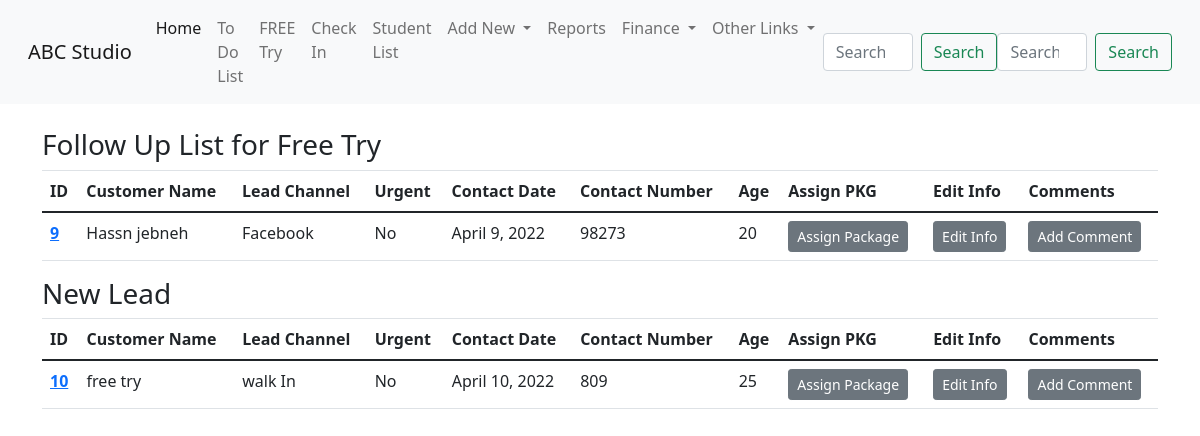
The page /freetryList/ on the database its author committed.
### student/models.py (models this page shows, shortened)
class customerInfo(models.Model):
    studentId = models.AutoField(primary_key=True)
    customerName = models.CharField(max_length=100 , unique=True)
    customerImg = models.ImageField(upload_to ='media/student/imgs/' , default='default.jpg')
    leadsChannel = models.ForeignKey(leadSource,max_length=50,on_delete=models.CASCADE)
    adsRef = models.CharField(max_length=200,blank=True)
    contactDate = models.DateField(default=datetime.now , editable=False)
    leadeAge = models.IntegerField()
    leadsLocation = models.CharField(max_length=100)
    leadsContactNumber = models.IntegerField()
    emailAddress = models.EmailField(unique=True)
    leadsComment = models.CharField(max_length=1000)
    leadsUrgent = models.BooleanField()
    Nationality = models.ForeignKey(countryList,max_length=250,on_delete=models.CASCADE)
    intersetList = models.ForeignKey(courseList,max_length=50,on_delete=models.CASCADE)
    followUp = models.BooleanField(default=True)

class leadSource(models.Model):
    sourceChannel = models.CharField(max_length=50,unique=True)
    def __str__(self) -> str:
        return f'{self.sourceChannel}'

### student/views.py (the view)
# urls.py: path('freetryList/',views.freetryList,name='freetryList'),
def freetryList(request):
    anyPkg = AssignPackage.objects.values('StudentId_id')
    pricedList = studioPackages.objects.filter(freeTry = True)
    studentPricedList = AssignPackage.objects.exclude(packageName__in = pricedList).values('StudentId')
    studentWithPricedPkg = customerInfo.objects.filter(studentId__in = studentPricedList)
    withNoPkg =  customerInfo.objects.exclude(studentId__in = anyPkg).filter(followUp = True)
    freeTryList = customerInfo.objects.exclude(studentId__in = studentWithPricedPkg).exclude(studentId__in = withNoPkg).filter(followUp = True)
    context = {'freeTryList':freeTryList,'withNoPkg':withNoPkg}
    return render(request,'student/freeTry.html',context)

### student/templates/student/freeTry.html
{% extends 'student/base.html' %}
{% block content %}
  <br>
<div class="container-lg">
    <h3>Follow Up List for Free Try </h3>
    <table class="table">
  <thead>
    <tr>
      <th scope="col">ID</th>
      <th scope="col">Customer Name</th>
      <th scope="col">Lead Channel</th>
      <th scope="col">Urgent</th>
      <th scope="col">Contact Date</th>
      <th scope="col">Contact Number</th>
      <th scope="col">Age</th>
      <th scope="col">Assign PKG</th>
      <th scope="col">Edit Info</th>
      <th scope="col">Comments</th>
    </tr>
  </thead>
  {% for x in freeTryList %}
  <tbody>
    <tr>
      <th scope="row"><a href="/student/dashBoard/{{x.studentId}}">{{x.studentId}} </th></a>
      <td>{{x.customerName}} </td>
      <td>{{x.leadsChannel}}</td>
       {% if x.leadsUrgent == True %}
      <td>Yes</td>
        {% else %}
      <td>No</td>
        {% endif %}
      <td>{{x.contactDate}}</td>
      <td>{{x.leadsContactNumber}}</td>
      <td>{{x.leadeAge}}</td>
      <td><button class="btn btn-secondary btn-sm" type="submit" onclick="location.href='{% url 'student:assignPKG' x.studentId %}'">Assign Package</button></td>
      <td><button class="btn btn-secondary btn-sm" type="submit" onclick="location.href='{% url 'student:updateView' x.studentId %}'">Edit Info</button></td>
      <td><button class="btn btn-secondary btn-sm" type="submit" onclick="location.href='{% url 'student:followUpView' x.studentId %}'">Add Comment</button></td>
    </tr>
  </tbody>
  {% endfor %}
</table>
</div>
<div class="container-lg">
    <h3>New Lead </h3>
    <table class="table">
  <thead>
    <tr>
      <th scope="col">ID</th>
      <th scope="col">Customer Name</th>
      <th scope="col">Lead Channel</th>
      <th scope="col">Urgent</th>
      <th scope="col">Contact Date</th>
      <th scope="col">Contact Number</th>
      <th scope="col">Age</th>
      <th scope="col">Assign PKG</th>
      <th scope="col">Edit Info</th>
      <th scope="col">Comments</th>
    </tr>
  </thead>
  {% for x in withNoPkg %}
  <tbody>
    <tr>
      <th scope="row"><a href="/student/dashBoard/{{x.studentId}}">{{x.studentId}} </th></a>
      <td>{{x.customerName}} </td>
      <td>{{x.leadsChannel}}</td>
       {% if x.leadsUrgent == True %}
      <td>Yes</td>
        {% else %}
      <td>No</td>
        {% endif %}
      <td>{{x.contactDate}}</td>
      <td>{{x.leadsContactNumber}}</td>
      <td>{{x.leadeAge}}</td>
      <td><button class="btn btn-secondary btn-sm" type="submit" onclick="location.href='{% url 'student:assignPKG' x.studentId %}'">Assign Package</button></td>
      <td><button class="btn btn-secondary btn-sm" type="submit" onclick="location.href='{% url 'student:updateView' x.studentId %}'">Edit Info</button></td>
      <td><button class="btn btn-secondary btn-sm" type="submit" onclick="location.href='{% url 'student:followUpView' x.studentId %}'">Add Comment</button></td>
    </tr>
  </tbody>
  {% endfor %}
</table>
</div>
{% endblock %}

### rows shown on the page
customerInfo: studentId "9", customerName "Hassn jebneh", leadsChannel "Facebook", leadsUrgent "No", contactDate "April 9, 2022", leadsContactNumber "98273", leadeAge "20"
customerInfo: studentId "10", customerName "free try", leadsChannel "walk In", leadsUrgent "No", contactDate "April 10, 2022", leadsContactNumber "809", leadeAge "25"
